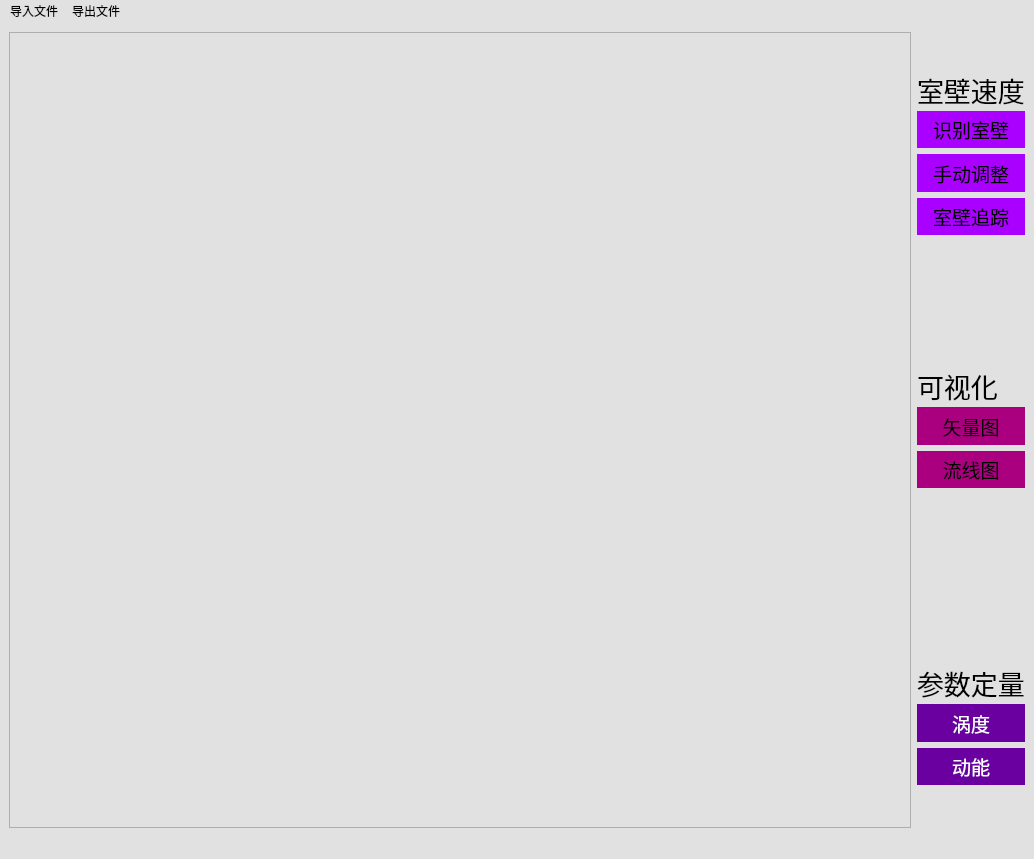
<?xml version="1.0" encoding="UTF-8"?>
<ui version="4.0">
 <class>MainWindow</class>
 <widget class="QMainWindow" name="MainWindow">
  <property name="geometry">
   <rect>
    <x>0</x>
    <y>0</y>
    <width>1034</width>
    <height>859</height>
   </rect>
  </property>
  <property name="windowTitle">
   <string>MainWindow</string>
  </property>
  <property name="windowIcon">
   <iconset>
    <normaloff>F:/论文/20200928demo/vfm_app(pyqt写)/界面pyqt/Documents/心脏.png</normaloff>F:/论文/20200928demo/vfm_app(pyqt写)/界面pyqt/Documents/心脏.png</iconset>
  </property>
  <property name="styleSheet">
   <string notr="true">background-color: rgb(225, 225, 225);</string>
  </property>
  <widget class="QWidget" name="centralwidget">
   <layout class="QGridLayout" name="gridLayout">
    <item row="6" column="1">
     <widget class="QLabel" name="label">
      <property name="text">
       <string/>
      </property>
     </widget>
    </item>
    <item row="5" column="1">
     <widget class="QLabel" name="label_4">
      <property name="text">
       <string/>
      </property>
     </widget>
    </item>
    <item row="3" column="1">
     <widget class="QPushButton" name="manualAdjustment">
      <property name="sizePolicy">
       <sizepolicy hsizetype="Minimum" vsizetype="Expanding">
        <horstretch>0</horstretch>
        <verstretch>0</verstretch>
       </sizepolicy>
      </property>
      <property name="maximumSize">
       <size>
        <width>16777215</width>
        <height>38</height>
       </size>
      </property>
      <property name="font">
       <font>
        <family>Agency FB</family>
        <pointsize>14</pointsize>
       </font>
      </property>
      <property name="styleSheet">
       <string notr="true">background-color: rgb(170, 0, 255);
border-radius: 20px;</string>
      </property>
      <property name="text">
       <string>手动调整</string>
      </property>
     </widget>
    </item>
    <item row="13" column="1">
     <widget class="QLabel" name="label_5">
      <property name="text">
       <string/>
      </property>
     </widget>
    </item>
    <item row="16" column="1">
     <widget class="QPushButton" name="vVorticity">
      <property name="sizePolicy">
       <sizepolicy hsizetype="Minimum" vsizetype="Expanding">
        <horstretch>0</horstretch>
        <verstretch>0</verstretch>
       </sizepolicy>
      </property>
      <property name="maximumSize">
       <size>
        <width>16777215</width>
        <height>38</height>
       </size>
      </property>
      <property name="font">
       <font>
        <family>Agency FB</family>
        <pointsize>14</pointsize>
       </font>
      </property>
      <property name="styleSheet">
       <string notr="true">background-color: rgb(106, 0, 159);
color: rgb(255, 255, 255);
border-radius: 20px;</string>
      </property>
      <property name="text">
       <string>涡度</string>
      </property>
     </widget>
    </item>
    <item row="17" column="1">
     <widget class="QPushButton" name="kineticEnergy">
      <property name="sizePolicy">
       <sizepolicy hsizetype="Minimum" vsizetype="Expanding">
        <horstretch>0</horstretch>
        <verstretch>0</verstretch>
       </sizepolicy>
      </property>
      <property name="maximumSize">
       <size>
        <width>16777215</width>
        <height>37</height>
       </size>
      </property>
      <property name="font">
       <font>
        <family>Agency FB</family>
        <pointsize>14</pointsize>
       </font>
      </property>
      <property name="styleSheet">
       <string notr="true">background-color: rgb(106, 0, 159);
color: rgb(255, 255, 255);
border-radius: 20px;</string>
      </property>
      <property name="text">
       <string>动能</string>
      </property>
     </widget>
    </item>
    <item row="15" column="1">
     <widget class="QLabel" name="quantitativeParamenters">
      <property name="sizePolicy">
       <sizepolicy hsizetype="Preferred" vsizetype="Expanding">
        <horstretch>0</horstretch>
        <verstretch>0</verstretch>
       </sizepolicy>
      </property>
      <property name="maximumSize">
       <size>
        <width>16777215</width>
        <height>30</height>
       </size>
      </property>
      <property name="font">
       <font>
        <family>Agency FB</family>
        <pointsize>20</pointsize>
        <weight>50</weight>
        <italic>false</italic>
        <bold>false</bold>
       </font>
      </property>
      <property name="styleSheet">
       <string notr="true">font: 20pt &quot;Agency FB&quot;;</string>
      </property>
      <property name="text">
       <string>参数定量</string>
      </property>
     </widget>
    </item>
    <item row="2" column="1">
     <widget class="QPushButton" name="identityTheWall">
      <property name="sizePolicy">
       <sizepolicy hsizetype="Minimum" vsizetype="Expanding">
        <horstretch>0</horstretch>
        <verstretch>0</verstretch>
       </sizepolicy>
      </property>
      <property name="maximumSize">
       <size>
        <width>16777215</width>
        <height>37</height>
       </size>
      </property>
      <property name="font">
       <font>
        <family>Agency FB</family>
        <pointsize>14</pointsize>
       </font>
      </property>
      <property name="styleSheet">
       <string notr="true">background-color: rgb(170, 0, 255);
border-radius: 20px;</string>
      </property>
      <property name="text">
       <string>识别室壁</string>
      </property>
     </widget>
    </item>
    <item row="9" column="1">
     <widget class="QPushButton" name="vectorIllustration">
      <property name="sizePolicy">
       <sizepolicy hsizetype="Minimum" vsizetype="Expanding">
        <horstretch>0</horstretch>
        <verstretch>0</verstretch>
       </sizepolicy>
      </property>
      <property name="maximumSize">
       <size>
        <width>16777215</width>
        <height>38</height>
       </size>
      </property>
      <property name="font">
       <font>
        <family>Agency FB</family>
        <pointsize>14</pointsize>
       </font>
      </property>
      <property name="styleSheet">
       <string notr="true">background-color: rgb(170, 0, 127);
border-radius: 20px;</string>
      </property>
      <property name="text">
       <string>矢量图</string>
      </property>
     </widget>
    </item>
    <item row="4" column="1">
     <widget class="QPushButton" name="wallTrackong">
      <property name="sizePolicy">
       <sizepolicy hsizetype="Minimum" vsizetype="Expanding">
        <horstretch>0</horstretch>
        <verstretch>0</verstretch>
       </sizepolicy>
      </property>
      <property name="maximumSize">
       <size>
        <width>16777215</width>
        <height>37</height>
       </size>
      </property>
      <property name="font">
       <font>
        <family>Agency FB</family>
        <pointsize>14</pointsize>
       </font>
      </property>
      <property name="styleSheet">
       <string notr="true">background-color: rgb(170, 0, 255);
border-radius: 20px;</string>
      </property>
      <property name="text">
       <string>室壁追踪</string>
      </property>
     </widget>
    </item>
    <item row="10" column="1">
     <widget class="QPushButton" name="streamlineDiagram">
      <property name="sizePolicy">
       <sizepolicy hsizetype="Minimum" vsizetype="Expanding">
        <horstretch>0</horstretch>
        <verstretch>0</verstretch>
       </sizepolicy>
      </property>
      <property name="maximumSize">
       <size>
        <width>16777215</width>
        <height>37</height>
       </size>
      </property>
      <property name="font">
       <font>
        <family>Agency FB</family>
        <pointsize>14</pointsize>
       </font>
      </property>
      <property name="styleSheet">
       <string notr="true">background-color: rgb(170, 0, 127);
border-radius: 20px;</string>
      </property>
      <property name="text">
       <string>流线图</string>
      </property>
     </widget>
    </item>
    <item row="8" column="1">
     <widget class="QLabel" name="visualization">
      <property name="sizePolicy">
       <sizepolicy hsizetype="Preferred" vsizetype="Expanding">
        <horstretch>0</horstretch>
        <verstretch>0</verstretch>
       </sizepolicy>
      </property>
      <property name="maximumSize">
       <size>
        <width>16777215</width>
        <height>30</height>
       </size>
      </property>
      <property name="font">
       <font>
        <family>Agency FB</family>
        <pointsize>20</pointsize>
        <weight>50</weight>
        <italic>false</italic>
        <bold>false</bold>
       </font>
      </property>
      <property name="styleSheet">
       <string notr="true">font: 20pt &quot;Agency FB&quot;;</string>
      </property>
      <property name="text">
       <string>可视化</string>
      </property>
     </widget>
    </item>
    <item row="12" column="1">
     <widget class="QLabel" name="label_6">
      <property name="text">
       <string/>
      </property>
     </widget>
    </item>
    <item row="11" column="1">
     <widget class="QLabel" name="label_7">
      <property name="text">
       <string/>
      </property>
     </widget>
    </item>
    <item row="0" column="0" rowspan="19">
     <widget class="QScrollArea" name="scroll_ares_images">
      <property name="widgetResizable">
       <bool>true</bool>
      </property>
      <widget class="QWidget" name="ImageShow">
       <property name="geometry">
        <rect>
         <x>0</x>
         <y>0</y>
         <width>871</width>
         <height>784</height>
        </rect>
       </property>
      </widget>
     </widget>
    </item>
    <item row="7" column="1">
     <widget class="QLabel" name="label_2">
      <property name="text">
       <string/>
      </property>
     </widget>
    </item>
    <item row="1" column="1">
     <widget class="QLabel" name="wallVelocity">
      <property name="sizePolicy">
       <sizepolicy hsizetype="Preferred" vsizetype="Expanding">
        <horstretch>0</horstretch>
        <verstretch>0</verstretch>
       </sizepolicy>
      </property>
      <property name="maximumSize">
       <size>
        <width>16777215</width>
        <height>30</height>
       </size>
      </property>
      <property name="font">
       <font>
        <family>Agency FB</family>
        <pointsize>20</pointsize>
        <weight>50</weight>
        <italic>false</italic>
        <bold>false</bold>
       </font>
      </property>
      <property name="styleSheet">
       <string notr="true">font: 20pt &quot;Agency FB&quot;;</string>
      </property>
      <property name="text">
       <string>室壁速度</string>
      </property>
     </widget>
    </item>
   </layout>
  </widget>
  <widget class="QMenuBar" name="menubar">
   <property name="geometry">
    <rect>
     <x>0</x>
     <y>0</y>
     <width>1034</width>
     <height>26</height>
    </rect>
   </property>
   <widget class="QMenu" name="openFile">
    <property name="title">
     <string>导入文件</string>
    </property>
    <addaction name="openFirstFile"/>
    <addaction name="openTwoFile"/>
   </widget>
   <widget class="QMenu" name="menu">
    <property name="title">
     <string>导出文件</string>
    </property>
   </widget>
   <addaction name="openFile"/>
   <addaction name="menu"/>
  </widget>
  <widget class="QStatusBar" name="promptInformation"/>
  <action name="openFirstFile">
   <property name="text">
    <string>第一帧</string>
   </property>
  </action>
  <action name="openTwoFile">
   <property name="text">
    <string>第二帧</string>
   </property>
  </action>
 </widget>
 <resources/>
 <connections/>
</ui>
